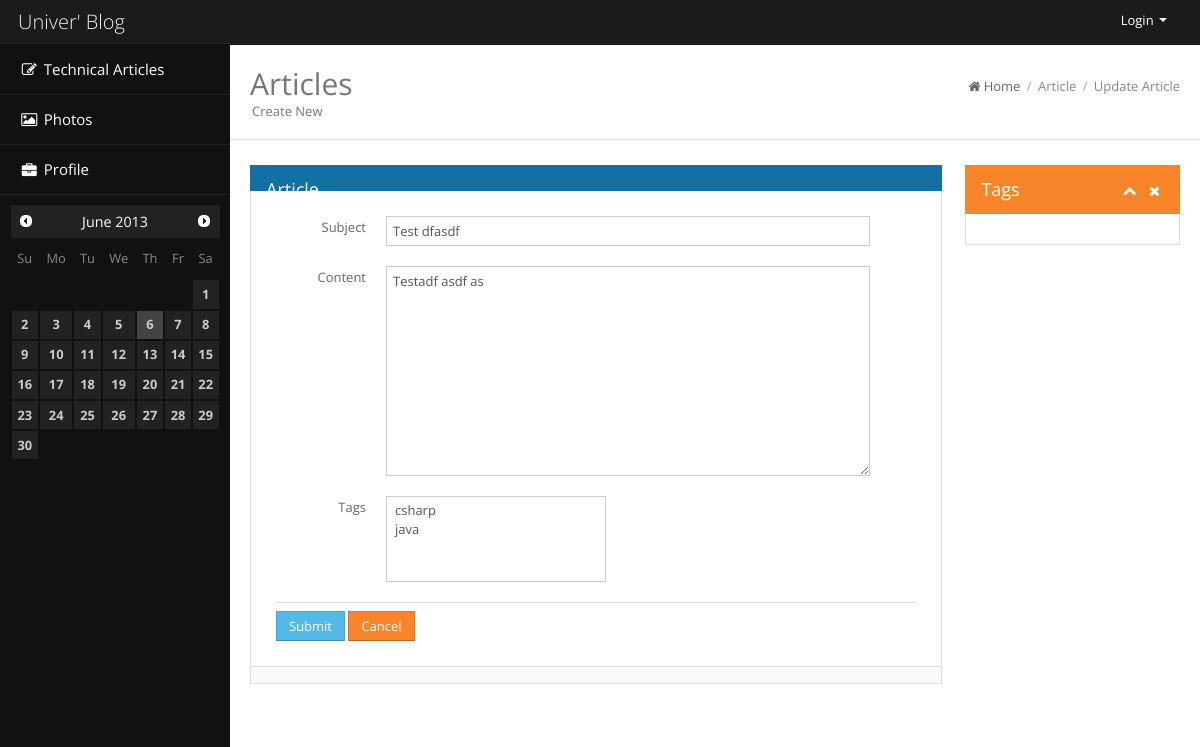
Before: /article/update/1/ with the older database file.
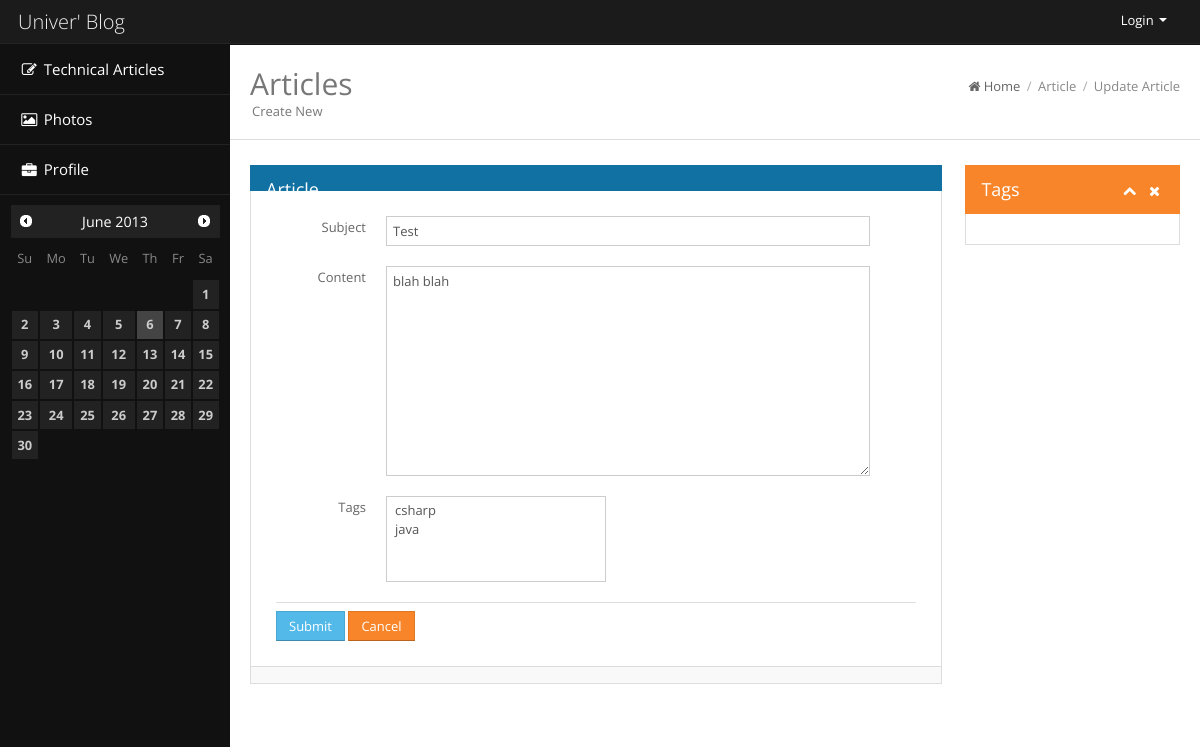
After: the same page with the newer database file.
### article/models.py (models this page shows, shortened)
class Article(Model):
    subject = models.CharField(max_length=256)
    content = models.TextField()
    author = models.ForeignKey(User)
    create_date_time = models.DateTimeField()
    update_date_time = models.DateTimeField()
    tags = models.ManyToManyField(ArticleTag)

### article/views.py (the view, shortened to what this page needs)
# urls.py: url(r'^update/(?P<pk>\d+)/$', ArticleUpdate.as_view()),
class ArticleUpdate(UpdateView):
    template_name = 'article_form.html'
    form_class = ArticleForm
    success_url = '/article'
    def get_context_data(self, **kwargs):
        context = super(ArticleUpdate, self).get_context_data(**kwargs)
        context['action'] = 'update'
        context['id'] = self.object.pk
        context['path'] = (PathItem('/article', 'Article'), PathItem('/article/update/' + str(self.object.pk), 'Update Article'))
        return context
    def get_queryset(self):
        queryset =  Article.objects.all()
        return queryset

### article/forms.py
class ArticleForm(ModelForm):
    class Meta:
        model = Article
        fields = ('subject', 'content', 'tags')
        widgets = {
            'subject': TextInput(attrs={'class':'span11'}),
            'content': Textarea(attrs={'class':'span11', 'rows': '10'}),
        }

### article/models.py (called while the page is built)
    def __unicode__(self):
        return self.name

### article/templates/article_form.html (shortened to what this page needs)
{% extends "base.html" %}
{% block head %}
<h2 class="pull-left">
	Articles <span class="page-meta">Create New</span>
</h2>
{% endblock %}
{% block content %}
<div class="row-fluid">
	<div class="span9">
		<div class="widget wblue">
			<div class="widget-head">
				<div class="pull-left">Article</div>
			</div>
			<div class="widget-content">
				<div class="padd">
					<form class="form-horizontal" action="/article/{{ action }}/{% if id %}{{ id }}/{% endif %}"
						method="post">
						<div class="control-group">
							<label class="control-label" for="subject">Subject</label>
							<div class="controls">{{ form.subject }}</div>
						</div>
						<div class="control-group">
							<label class="control-label" for="content">Content</label>
							<div class="controls">{{ form.content }}</div>
						</div>
						<div class="control-group">
							<label class="control-label" for="content">Tags</label>
							<div class="controls">{{ form.tags }}</div>
						</div>
						<hr />
						<button type="submit" class="btn btn-info">Submit</button>
						<button id="cancel" type="button" class="btn btn-warning">Cancel</button>
					</form>
				</div>
			</div>
			<div class="widget-foot">
			</div>
		</div>
	</div>
	<div class="span3">
		<div class="widget worange">
			<div class="widget-head">
				<div class="pull-left">Tags</div>
				<div class="widget-icons pull-right">
					<a href="#" class="wminimize"><i class="icon-chevron-up"></i></a> <a
						href="#" class="wclose"><i class="icon-remove"></i></a>
				</div>
				<div class="clearfix"></div>
			</div>
			<div class="widget-content">
				<div class="padd"></div>
			</div>
		</div>
	</div>
</div>
{% endblock %}

Changed rows visible on the page:
changed Article: subject "Test dfasdf" → "Test"; content "Testadf asdf as" → "blah blah"
